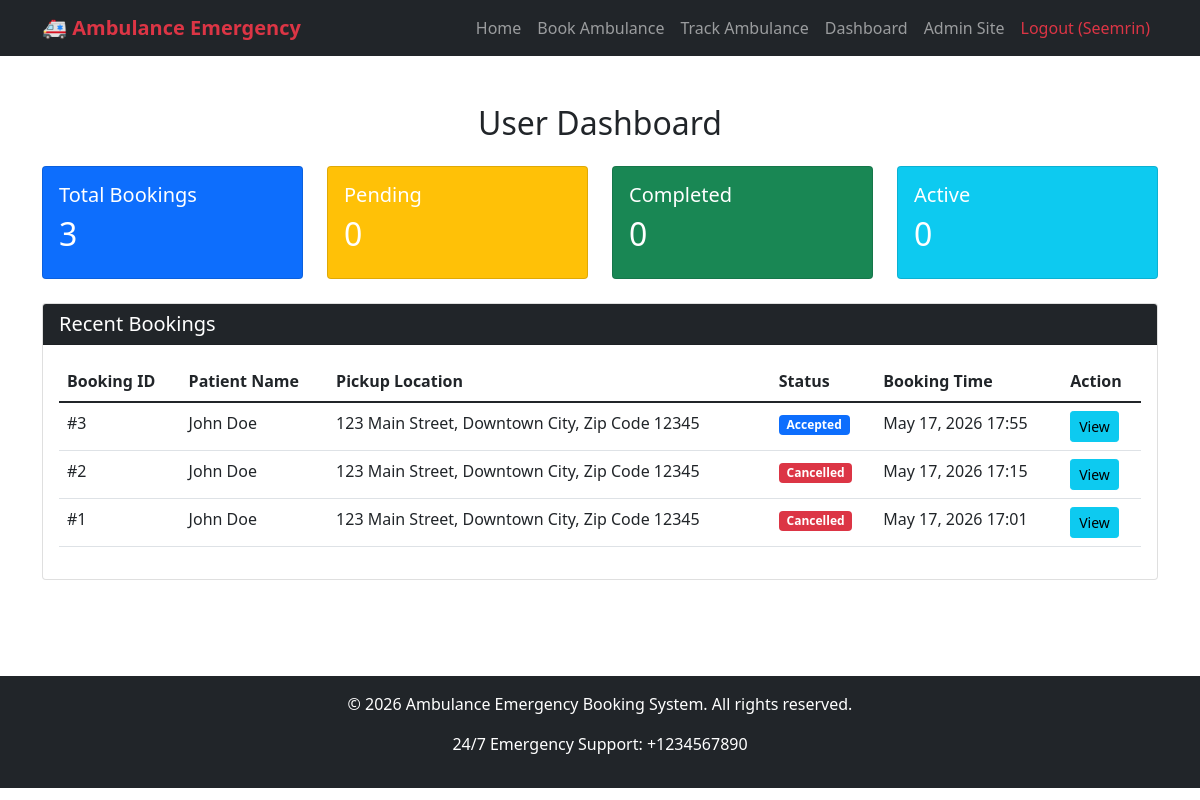
The app's page /dashboard/ (signed in) with its own data.
### core/models.py (models this page shows, shortened)
class Booking(models.Model):
    STATUS_CHOICES = [
        ('pending', 'Pending'),
        ('accepted', 'Accepted'),
        ('en_route', 'En Route'),
        ('arrived', 'Arrived'),
        ('completed', 'Completed'),
        ('cancelled', 'Cancelled'),
    ]
    user = models.ForeignKey(User, on_delete=models.CASCADE, related_name='bookings')
    ambulance = models.ForeignKey(Ambulance, on_delete=models.SET_NULL, null=True, blank=True)
    patient_name = models.CharField(max_length=100)
    patient_age = models.IntegerField(null=True, blank=True)
    emergency_details = models.TextField()
    pickup_location = models.CharField(max_length=200)
    dropoff_location = models.CharField(max_length=200, blank=True, null=True)
    booking_time = models.DateTimeField(default=timezone.now)
    estimated_arrival = models.DateTimeField(null=True, blank=True)
    status = models.CharField(max_length=20, choices=STATUS_CHOICES, default='pending')
    current_location = models.CharField(max_length=200, blank=True, null=True)

### core/views.py (the view)
# urls.py: path('dashboard/', views.dashboard, name='dashboard'),
@login_required
def dashboard(request):
    user_bookings = Booking.objects.filter(user=request.user).order_by('-booking_time')[:10]
    context = {
        'user_bookings': user_bookings,
        'total_bookings': Booking.objects.filter(user=request.user).count(),
        'pending_bookings': Booking.objects.filter(user=request.user, status='pending').count(),
        'completed_bookings': Booking.objects.filter(user=request.user, status='completed').count(),
    }
    return render(request, 'core/dashboard.html', context)

### core/templates/core/dashboard.html
{% extends 'core/base.html' %}
{% block content %}
<div class="container py-5">
    <h2 class="text-center mb-4">User Dashboard</h2>
    <div class="row mb-4">
        <div class="col-md-3">
            <div class="card text-white bg-primary">
                <div class="card-body">
                    <h5 class="card-title">Total Bookings</h5>
                    <h2>{{ total_bookings }}</h2>
                </div>
            </div>
        </div>
        <div class="col-md-3">
            <div class="card text-white bg-warning">
                <div class="card-body">
                    <h5 class="card-title">Pending</h5>
                    <h2>{{ pending_bookings }}</h2>
                </div>
            </div>
        </div>
        <div class="col-md-3">
            <div class="card text-white bg-success">
                <div class="card-body">
                    <h5 class="card-title">Completed</h5>
                    <h2>{{ completed_bookings }}</h2>
                </div>
            </div>
        </div>
        <div class="col-md-3">
            <div class="card text-white bg-info">
                <div class="card-body">
                    <h5 class="card-title">Active</h5>
                    <h2>{{ pending_bookings }}</h2>
                </div>
            </div>
        </div>
    </div>
    <div class="row">
        <div class="col-md-12">
            <div class="card">
                <div class="card-header bg-dark text-white">
                    <h5 class="mb-0">Recent Bookings</h5>
                </div>
                <div class="card-body">
                    {% if user_bookings %}
                        <div class="table-responsive">
                            <table class="table table-hover">
                                <thead>
                                    <tr>
                                        <th>Booking ID</th>
                                        <th>Patient Name</th>
                                        <th>Pickup Location</th>
                                        <th>Status</th>
                                        <th>Booking Time</th>
                                        <th>Action</th>
                                    </tr>
                                </thead>
                                <tbody>
                                    {% for booking in user_bookings %}
                                    <tr>
                                        <td>#{{ booking.id }}</td>
                                        <td>{{ booking.patient_name }}</td>
                                        <td>{{ booking.pickup_location }}</td>
                                        <td>
                                            <span class="badge
                                                {% if booking.status == 'pending' %}bg-warning
                                                {% elif booking.status == 'accepted' %}bg-primary
                                                {% elif booking.status == 'en_route' %}bg-info
                                                {% elif booking.status == 'completed' %}bg-success
                                                {% elif booking.status == 'cancelled' %}bg-danger
                                                {% endif %}">
                                                {{ booking.get_status_display }}
                                            </span>
                                        </td>
                                        <td>{{ booking.booking_time|date:"M d, Y H:i" }}</td>
                                        <td>
                                            <a href="{% url 'booking_status' booking.id %}" class="btn btn-sm btn-info">View</a>
                                        </td>
                                    </tr>
                                    {% endfor %}
                                </tbody>
                            </table>
                        </div>
                    {% else %}
                        <p class="text-center">No bookings found.</p>
                        <div class="text-center">
                            <a href="{% url 'book_ambulance' %}" class="btn btn-primary">Book Your First Ambulance</a>
                        </div>
                    {% endif %}
                </div>
            </div>
        </div>
    </div>
</div>
{% endblock %}

### core/templates/core/base.html (shortened to what this page needs)
<!DOCTYPE html>
<html lang="en">
<head>
    <link href="https://cdn.jsdelivr.net/npm/bootstrap@5.1.3/dist/css/bootstrap.min.css" rel="stylesheet">
</head>
<body>
<nav class="navbar navbar-expand-lg navbar-dark bg-dark">
    <div class="container">
        <a class="navbar-brand" href="{% url 'home' %}">
            🚑 Ambulance Emergency
        </a>
        <div class="collapse navbar-collapse" id="navbarNav">
            <ul class="navbar-nav ms-auto">
                <li class="nav-item">
                    <a class="nav-link" href="{% url 'home' %}">Home</a>
                </li>
                <li class="nav-item">
                    <a class="nav-link" href="{% url 'book_ambulance' %}">Book Ambulance</a>
                </li>
                <li class="nav-item">
                    <a class="nav-link" href="{% url 'track_ambulance' %}">Track Ambulance</a>
                </li>
                {% if user.is_authenticated %}
                    <li class="nav-item">
                        <a class="nav-link" href="{% url 'dashboard' %}">Dashboard</a>
                    </li>
                    <li class="nav-item">
                        <a class="nav-link" href="{% url 'admin:index' %}">Admin Site</a>
                    </li>
                    <li class="nav-item">
                        <a class="nav-link text-danger" href="{% url 'logout' %}">Logout ({{ user.username }})</a>
                    </li>
                {% endif %}
            </ul>
        </div>
    </div>
</nav>
    {% block content %}
    {% endblock %}
    <footer class="bg-dark text-white text-center py-3 mt-5">
        <div class="container">
            <p>&copy; 2026 Ambulance Emergency Booking System. All rights reserved.</p>
            <p>24/7 Emergency Support: +1234567890</p>
        </div>
    </footer>
</body>
</html>

### core/templates/core/base.html (style rules this page uses)
.navbar-brand { font-weight: bold; color: #dc3545 !important; }

### records on screen
Booking: id "3", patient_name "John Doe", pickup_location "123 Main Street, Downtown City, Zip Code 12345", status "Accepted", booking_time "May 17, 2026 17:55"
Booking: id "2", patient_name "John Doe", pickup_location "123 Main Street, Downtown City, Zip Code 12345", status "Cancelled", booking_time "May 17, 2026 17:15"
Booking: id "1", patient_name "John Doe", pickup_location "123 Main Street, Downtown City, Zip Code 12345", status "Cancelled", booking_time "May 17, 2026 17:01"

### other values on screen
{{ user.username }} "Seemrin"
{{ total_bookings }} "3"
{{ pending_bookings }} "0"
{{ completed_bookings }} "0"
